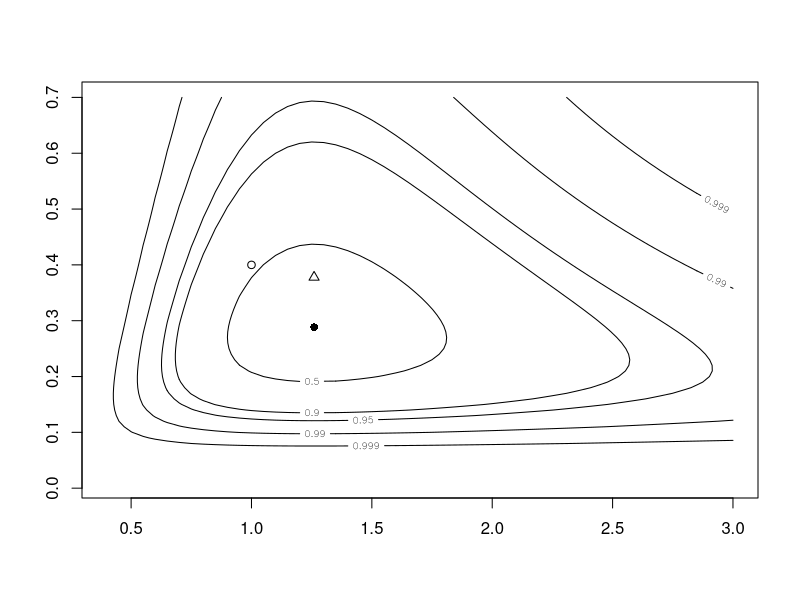

The R script that drew this image:
###################################################
### chunk number 1: 
###################################################
set.seed(1001)
mu.true=1
k.true=0.4
x = rnbinom(50,mu=mu.true,size=k.true)
NLLfun1 = function(p,dat=x) {
  mu=p[1]
  k=p[2]
  -sum(dnbinom(x,mu=mu,size=k,log=TRUE))
}


###################################################
### chunk number 2: 
###################################################
m = mean(x)
v = var(x)
mu.mom = m
k.mom = m/(v/m-1)


###################################################
### chunk number 3: 
###################################################
O1 = optim(fn=NLLfun1,par=c(mu=mu.mom,k=k.mom)); O1


###################################################
### chunk number 4: 
###################################################
muvec = seq(0.4,3,by=0.05)
kvec = seq(0.01,0.7,by=0.01)
resmat = matrix(nrow=length(muvec),ncol=length(kvec))
for (i in 1:length(muvec)) {
  for (j in 1:length(kvec)) {
    resmat[i,j] = NLLfun1(c(muvec[i],kvec[j]))
  }
}


###################################################
### chunk number 5: 
###################################################
alevels=c(0.5,0.9,0.95,0.99,0.999)
minval = O1$value
nll.levels = qchisq(alevels,df=2)/2+minval


###################################################
### chunk number 6: 
###################################################
contour(muvec,kvec,resmat,levels=nll.levels,labels=alevels)
points(O1$par["mu"],O1$par["k"],pch=16)
points(mu.true,k.true,pch=1)
points(mu.mom,k.mom,pch=2)


###################################################
### chunk number 7: 
###################################################
a = 0.696
b = 9.79
recrprob = function(x,a=0.696,b=9.79) a/(1+(a/b)*x)
scoefs = c(mu=25.32,k=0.932,zprob=0.123)
rzinbinom = function(n,mu,size,zprob) {
  ifelse(runif(n)<zprob,
         0,
         rnbinom(n,mu=mu,size=size))
}

settlers = rzinbinom(603,mu=scoefs["mu"],size=scoefs["k"],zprob=scoefs["zprob"])
recr = rbinom(603,prob=recrprob(settlers),size=settlers)


###################################################
### chunk number 8: 
###################################################
NLLfun3L = function(loga,logb,logd) {
  a = exp(loga)
  b = exp(logb)
  d = exp(logd)
  recrprob = a/(1+(a/b)*settlers^d)
  -sum(dbinom(recr,prob=recrprob,size=settlers,log=TRUE),na.rm=TRUE)
}

NLLfun4L = function(loga,logb) {
  a = exp(loga)
  b = exp(logb)
  recrprob = a/(1+(a/b)*settlers)
  -sum(dbinom(recr,prob=recrprob,size=settlers,log=TRUE),na.rm=TRUE)
}

NLLfun5L = function(loga) {
  a = exp(loga)
  recrprob = a
  r = -sum(dbinom(recr,prob=recrprob,size=settlers,log=TRUE),na.rm=TRUE)
  ##  cat(loga,a,r,"\n")
  return(r)
}


###################################################
### chunk number 9: 
###################################################
lm1 = lm(recr~settlers-1)
lm.loga = list(log(coef(lm1)))
rename=function(L,names) {
  for (i in seq(along=L)) {
    names(L[[i]]) = NULL
  }
  names(L)=names
  L
}
lm.loga=rename(lm.loga,"loga")


###################################################
### chunk number 10: 
###################################################
library(stats4)
m5L = mle(minuslogl=NLLfun5L,start=list(loga=-1),
  method="BFGS",control=list(ndeps=0.01))                              


###################################################
### chunk number 11: 
###################################################
library(stats4)
m4L = mle(minuslogl=NLLfun4L,start=list(loga=log(0.5),logb=log(10)),
  method="Nelder-Mead")


###################################################
### chunk number 12: 
###################################################
s3 = c(coef(m4L),list(logd=0))


###################################################
### chunk number 13: 
###################################################
m3L = mle(minuslogl=NLLfun3L,start=s3,
  method="Nelder-Mead")


###################################################
### chunk number 14: 
###################################################
lin = c(exp(coef(m5L)),NA,NA,-logLik(m5L))
BH =  c(exp(coef(m4L)),NA,-logLik(m4L))
shep = c(exp(coef(m3L)),-logLik(m3L))
ptab = rbind(lin,BH,shep)
colnames(ptab)=c("a","b","d","NLL")
ptab


###################################################
### chunk number 15: 
###################################################
exp(confint(m3L))
exp(confint(m4L))
exp(confint(m5L))


###################################################
### chunk number 16: 
###################################################
NLLpois = function(lambda) {
  -sum(dpois(settlers,lambda=lambda,log=TRUE))
}
NLLnb = function(mu,k) {
  -sum(dnbinom(settlers,mu=mu,size=k,log=TRUE))
}


###################################################
### chunk number 17: 
###################################################
dzinbinom = function(x,mu,size,zprob,log=FALSE) {
  v = ifelse(x==0,
         zprob+(1-zprob)*dnbinom(0,mu=mu,size=size),
         (1-zprob)*dnbinom(x,mu=mu,size=size))
  if (log) return(log(v)) else v
}


###################################################
### chunk number 18: 
###################################################
NLLzinb = function(mu,k,zprob) {
  -sum(dzinbinom(settlers,mu=mu,size=k,zprob=zprob,log=TRUE))
}


###################################################
### chunk number 19: 
###################################################
m = mean(settlers)
mpois = mle(minuslogl=NLLpois,start=list(lambda=m))
mnbinom = mle(minuslogl=NLLnb,start=list(mu=m,k=0.5))
mzinbinom = mle(minuslogl=NLLzinb,start=list(mu=m,k=0.5,zprob=0.5))


###################################################
### chunk number 20: 
###################################################
pois = c(coef(mpois),NA,NA,-logLik(mpois))
nbin =  c(coef(mnbinom),NA,-logLik(mnbinom))
zinb = c(coef(mzinbinom),-logLik(mzinbinom))
ptab = rbind(pois,nbin,zinb)
colnames(ptab)=c("lambda/mu","k","zprob","NLL")
ptab


###################################################
### chunk number 21: 
###################################################
confint(mpois)
confint(mnbinom)
confint(mzinbinom)


